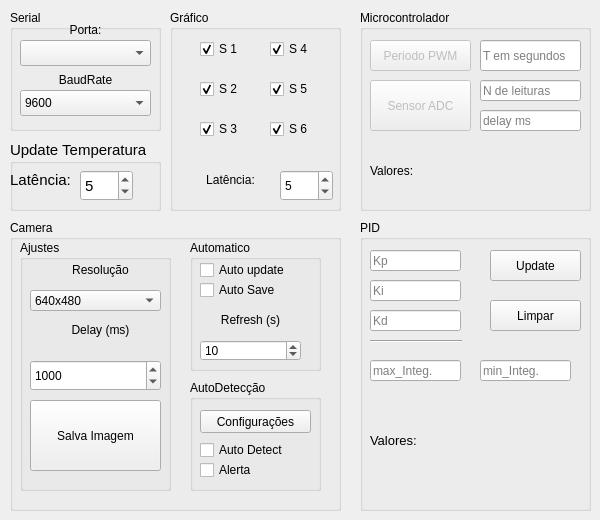
    <widget class="QWidget" name="Config">
     <attribute name="title">
      <string>Ajustes</string>
     </attribute>
     <widget class="QGroupBox" name="groupBox_13">
      <property name="geometry">
       <rect>
        <x>10</x>
        <y>10</y>
        <width>151</width>
        <height>121</height>
       </rect>
      </property>
      <property name="title">
       <string>Serial</string>
      </property>
      <widget class="QLabel" name="label">
       <property name="geometry">
        <rect>
         <x>10</x>
         <y>10</y>
         <width>131</width>
         <height>20</height>
        </rect>
       </property>
       <property name="text">
        <string>Porta:</string>
       </property>
       <property name="alignment">
        <set>Qt::AlignCenter</set>
       </property>
      </widget>
      <widget class="QLabel" name="label_2">
       <property name="geometry">
        <rect>
         <x>10</x>
         <y>60</y>
         <width>131</width>
         <height>20</height>
        </rect>
       </property>
       <property name="text">
        <string>BaudRate</string>
       </property>
       <property name="alignment">
        <set>Qt::AlignCenter</set>
       </property>
      </widget>
      <widget class="QComboBox" name="comboBox_portaSerial">
       <property name="geometry">
        <rect>
         <x>10</x>
         <y>30</y>
         <width>131</width>
         <height>26</height>
        </rect>
       </property>
      </widget>
      <widget class="QComboBox" name="comboBox_baudRate">
       <property name="geometry">
        <rect>
         <x>10</x>
         <y>80</y>
         <width>131</width>
         <height>26</height>
        </rect>
       </property>
       <property name="currentIndex">
        <number>1</number>
       </property>
       <item>
        <property name="text">
         <string>4800</string>
        </property>
       </item>
       <item>
        <property name="text">
         <string>9600</string>
        </property>
       </item>
       <item>
        <property name="text">
         <string>14400</string>
        </property>
       </item>
       <item>
        <property name="text">
         <string>19200</string>
        </property>
       </item>
       <item>
        <property name="text">
         <string>57600</string>
        </property>
       </item>
       <item>
        <property name="text">
         <string>115200</string>
        </property>
       </item>
      </widget>
     </widget>
     <widget class="QGroupBox" name="groupBox_14">
      <property name="geometry">
       <rect>
        <x>10</x>
        <y>140</y>
        <width>151</width>
        <height>71</height>
       </rect>
      </property>
      <property name="font">
       <font>
        <pointsize>11</pointsize>
       </font>
      </property>
      <property name="title">
       <string>Update Temperatura</string>
      </property>
      <widget class="QSpinBox" name="spinBox_serialUpdate">
       <property name="geometry">
        <rect>
         <x>70</x>
         <y>30</y>
         <width>53</width>
         <height>31</height>
        </rect>
       </property>
       <property name="minimum">
        <number>1</number>
       </property>
       <property name="singleStep">
        <number>1</number>
       </property>
       <property name="value">
        <number>5</number>
       </property>
      </widget>
      <widget class="QLabel" name="label_3">
       <property name="geometry">
        <rect>
         <x>0</x>
         <y>30</y>
         <width>61</width>
         <height>20</height>
        </rect>
       </property>
       <property name="text">
        <string>Latência:</string>
       </property>
       <property name="alignment">
        <set>Qt::AlignCenter</set>
       </property>
      </widget>
     </widget>
     <widget class="QGroupBox" name="groupBox_3">
      <property name="geometry">
       <rect>
        <x>10</x>
        <y>220</y>
        <width>331</width>
        <height>291</height>
       </rect>
      </property>
      <property name="title">
       <string>Camera</string>
      </property>
      <widget class="QGroupBox" name="groupBox_7">
       <property name="geometry">
        <rect>
         <x>180</x>
         <y>20</y>
         <width>131</width>
         <height>131</height>
        </rect>
       </property>
       <property name="title">
        <string>Automatico</string>
       </property>
       <widget class="QLabel" name="label_14">
        <property name="geometry">
         <rect>
          <x>10</x>
          <y>70</y>
          <width>101</width>
          <height>20</height>
         </rect>
        </property>
        <property name="text">
         <string>Refresh (s)</string>
        </property>
        <property name="alignment">
         <set>Qt::AlignCenter</set>
        </property>
       </widget>
       <widget class="QSpinBox" name="spinBox_cameraRefresh">
        <property name="geometry">
         <rect>
          <x>10</x>
          <y>100</y>
          <width>101</width>
          <height>21</height>
         </rect>
        </property>
        <property name="minimum">
         <number>1</number>
        </property>
        <property name="maximum">
         <number>5000</number>
        </property>
        <property name="singleStep">
         <number>1</number>
        </property>
        <property name="value">
         <number>10</number>
        </property>
       </widget>
       <widget class="QCheckBox" name="checkBox_cameraAutoUpdate">
        <property name="geometry">
         <rect>
          <x>10</x>
          <y>20</y>
          <width>111</width>
          <height>20</height>
         </rect>
        </property>
        <property name="text">
         <string>Auto update</string>
        </property>
       </widget>
       <widget class="QCheckBox" name="checkBox_cameraAutoSave">
        <property name="geometry">
         <rect>
          <x>10</x>
          <y>40</y>
          <width>111</width>
          <height>20</height>
         </rect>
        </property>
        <property name="text">
         <string>Auto Save</string>
        </property>
       </widget>
      </widget>
      <widget class="QGroupBox" name="groupBox_9">
       <property name="geometry">
        <rect>
         <x>180</x>
         <y>160</y>
         <width>131</width>
         <height>111</height>
        </rect>
       </property>
       <property name="title">
        <string>AutoDetecção</string>
       </property>
       <widget class="QPushButton" name="pushButton_10">
        <property name="geometry">
         <rect>
          <x>10</x>
          <y>30</y>
          <width>111</width>
          <height>23</height>
         </rect>
        </property>
        <property name="text">
         <string>Configurações</string>
        </property>
       </widget>
       <widget class="QCheckBox" name="checkBox_12">
        <property name="geometry">
         <rect>
          <x>10</x>
          <y>60</y>
          <width>111</width>
          <height>20</height>
         </rect>
        </property>
        <property name="text">
         <string>Auto Detect</string>
        </property>
       </widget>
       <widget class="QCheckBox" name="checkBox_13">
        <property name="geometry">
         <rect>
          <x>10</x>
          <y>80</y>
          <width>91</width>
          <height>20</height>
         </rect>
        </property>
        <property name="text">
         <string>Alerta</string>
        </property>
       </widget>
      </widget>
      <widget class="QGroupBox" name="groupBox_29">
       <property name="geometry">
        <rect>
         <x>10</x>
         <y>20</y>
         <width>151</width>
         <height>251</height>
        </rect>
       </property>
       <property name="title">
        <string>Ajustes</string>
       </property>
       <widget class="QLabel" name="label_13">
        <property name="geometry">
         <rect>
          <x>30</x>
          <y>80</y>
          <width>101</width>
          <height>20</height>
         </rect>
        </property>
        <property name="text">
         <string>Delay (ms)</string>
        </property>
        <property name="alignment">
         <set>Qt::AlignCenter</set>
        </property>
       </widget>
       <widget class="QSpinBox" name="spinBox_cameraDelay">
        <property name="geometry">
         <rect>
          <x>10</x>
          <y>120</y>
          <width>131</width>
          <height>31</height>
         </rect>
        </property>
        <property name="minimum">
         <number>10</number>
        </property>
        <property name="maximum">
         <number>5000</number>
        </property>
        <property name="singleStep">
         <number>10</number>
        </property>
        <property name="value">
         <number>1000</number>
        </property>
       </widget>
       <widget class="QPushButton" name="pushButton_salvaImagen">
        <property name="geometry">
         <rect>
          <x>10</x>
          <y>160</y>
          <width>131</width>
          <height>71</height>
         </rect>
        </property>
        <property name="text">
         <string>Salva Imagem</string>
        </property>
       </widget>
       <widget class="QLabel" name="label_12">
        <property name="geometry">
         <rect>
          <x>30</x>
          <y>20</y>
          <width>101</width>
          <height>20</height>
         </rect>
        </property>
        <property name="text">
         <string>Resolução</string>
        </property>
        <property name="alignment">
         <set>Qt::AlignCenter</set>
        </property>
       </widget>
       <widget class="QComboBox" name="comboBox_cameraResolucao">
        <property name="geometry">
         <rect>
          <x>10</x>
          <y>50</y>
          <width>131</width>
          <height>21</height>
         </rect>
        </property>
        <property name="currentIndex">
         <number>3</number>
        </property>
        <item>
         <property name="text">
          <string>2592x1944</string>
         </property>
        </item>
        <item>
         <property name="text">
          <string>1296x972</string>
         </property>
        </item>
        <item>
         <property name="text">
          <string>1296x730</string>
         </property>
        </item>
        <item>
         <property name="text">
          <string>640x480</string>
         </property>
        </item>
       </widget>
      </widget>
     </widget>
     <widget class="QGroupBox" name="groupBox_8">
      <property name="geometry">
       <rect>
        <x>170</x>
        <y>10</y>
        <width>171</width>
        <height>201</height>
       </rect>
      </property>
      <property name="title">
       <string>Gráfico</string>
      </property>
      <widget class="QCheckBox" name="checkBox_sensor2">
       <property name="geometry">
        <rect>
         <x>30</x>
         <y>70</y>
         <width>61</width>
         <height>18</height>
        </rect>
       </property>
       <property name="text">
        <string>S 2</string>
       </property>
       <property name="checked">
        <bool>true</bool>
       </property>
      </widget>
      <widget class="QCheckBox" name="checkBox_sensor3">
       <property name="geometry">
        <rect>
         <x>30</x>
         <y>110</y>
         <width>61</width>
         <height>18</height>
        </rect>
       </property>
       <property name="text">
        <string>S 3</string>
       </property>
       <property name="checked">
        <bool>true</bool>
       </property>
      </widget>
      <widget class="QCheckBox" name="checkBox_sensor4">
       <property name="geometry">
        <rect>
         <x>100</x>
         <y>30</y>
         <width>85</width>
         <height>18</height>
        </rect>
       </property>
       <property name="text">
        <string>S 4</string>
       </property>
       <property name="checked">
        <bool>true</bool>
       </property>
      </widget>
      <widget class="QCheckBox" name="checkBox_sensor1">
       <property name="geometry">
        <rect>
         <x>30</x>
         <y>30</y>
         <width>61</width>
         <height>18</height>
        </rect>
       </property>
       <property name="text">
        <string>S 1</string>
       </property>
       <property name="checked">
        <bool>true</bool>
       </property>
      </widget>
      <widget class="QCheckBox" name="checkBox_sensor5">
       <property name="geometry">
        <rect>
         <x>100</x>
         <y>70</y>
         <width>85</width>
         <height>18</height>
        </rect>
       </property>
       <property name="text">
        <string>S 5</string>
       </property>
       <property name="checked">
        <bool>true</bool>
       </property>
      </widget>
      <widget class="QCheckBox" name="checkBox_sensor6">
       <property name="geometry">
        <rect>
         <x>100</x>
         <y>110</y>
         <width>85</width>
         <height>18</height>
        </rect>
       </property>
       <property name="text">
        <string>S 6</string>
       </property>
       <property name="checked">
        <bool>true</bool>
       </property>
      </widget>
      <widget class="QSpinBox" name="spinBox_graficoLatencia">
       <property name="geometry">
        <rect>
         <x>110</x>
         <y>160</y>
         <width>53</width>
         <height>31</height>
        </rect>
       </property>
       <property name="minimum">
        <number>1</number>
       </property>
       <property name="singleStep">
        <number>1</number>
       </property>
       <property name="value">
        <number>5</number>
       </property>
      </widget>
      <widget class="QLabel" name="label_16">
       <property name="geometry">
        <rect>
         <x>30</x>
         <y>160</y>
         <width>61</width>
         <height>20</height>
        </rect>
       </property>
       <property name="text">
        <string>Latência:</string>
       </property>
       <property name="alignment">
        <set>Qt::AlignCenter</set>
       </property>
      </widget>
     </widget>
     <widget class="QGroupBox" name="groupBox_30">
      <property name="geometry">
       <rect>
        <x>360</x>
        <y>10</y>
        <width>231</width>
        <height>201</height>
       </rect>
      </property>
      <property name="title">
       <string>Microcontrolador</string>
      </property>
      <widget class="QPushButton" name="pushButton_periodoPWM">
       <property name="enabled">
        <bool>false</bool>
       </property>
       <property name="geometry">
        <rect>
         <x>10</x>
         <y>30</y>
         <width>101</width>
         <height>31</height>
        </rect>
       </property>
       <property name="text">
        <string>Periodo PWM</string>
       </property>
      </widget>
      <widget class="QLineEdit" name="lineEdit_periodoPWM">
       <property name="geometry">
        <rect>
         <x>120</x>
         <y>30</y>
         <width>101</width>
         <height>31</height>
        </rect>
       </property>
       <property name="inputMask">
        <string/>
       </property>
       <property name="placeholderText">
        <string>T em segundos</string>
       </property>
      </widget>
      <widget class="QPushButton" name="pushButton_leituraAnalogica">
       <property name="enabled">
        <bool>false</bool>
       </property>
       <property name="geometry">
        <rect>
         <x>10</x>
         <y>70</y>
         <width>101</width>
         <height>51</height>
        </rect>
       </property>
       <property name="text">
        <string>Sensor ADC</string>
       </property>
      </widget>
      <widget class="QLineEdit" name="lineEdit_analogicaNleituras">
       <property name="geometry">
        <rect>
         <x>120</x>
         <y>70</y>
         <width>101</width>
         <height>21</height>
        </rect>
       </property>
       <property name="placeholderText">
        <string>N de leituras</string>
       </property>
      </widget>
      <widget class="QLineEdit" name="lineEdit_analogicaDelayms">
       <property name="geometry">
        <rect>
         <x>120</x>
         <y>100</y>
         <width>101</width>
         <height>21</height>
        </rect>
       </property>
       <property name="placeholderText">
        <string>delay ms</string>
       </property>
      </widget>
      <widget class="QLabel" name="label_infoPWM_ADC">
       <property name="geometry">
        <rect>
         <x>10</x>
         <y>140</y>
         <width>211</width>
         <height>41</height>
        </rect>
       </property>
       <property name="text">
        <string>Valores:</string>
       </property>
      </widget>
     </widget>
     <widget class="QGroupBox" name="groupBox_16">
      <property name="geometry">
       <rect>
        <x>360</x>
        <y>220</y>
        <width>231</width>
        <height>291</height>
       </rect>
      </property>
      <property name="title">
       <string>PID</string>
      </property>
      <widget class="QLineEdit" name="lineEdit_kp">
       <property name="geometry">
        <rect>
         <x>10</x>
         <y>30</y>
         <width>91</width>
         <height>21</height>
        </rect>
       </property>
       <property name="inputMask">
        <string/>
       </property>
       <property name="placeholderText">
        <string>Kp </string>
       </property>
      </widget>
      <widget class="QLineEdit" name="lineEdit_ki">
       <property name="geometry">
        <rect>
         <x>10</x>
         <y>60</y>
         <width>91</width>
         <height>21</height>
        </rect>
       </property>
       <property name="placeholderText">
        <string>Ki </string>
       </property>
      </widget>
      <widget class="QLineEdit" name="lineEdit_kd">
       <property name="geometry">
        <rect>
         <x>10</x>
         <y>90</y>
         <width>91</width>
         <height>21</height>
        </rect>
       </property>
       <property name="placeholderText">
        <string>Kd </string>
       </property>
      </widget>
      <widget class="QLineEdit" name="lineEdit_maxIntegrador">
       <property name="geometry">
        <rect>
         <x>10</x>
         <y>140</y>
         <width>91</width>
         <height>21</height>
        </rect>
       </property>
       <property name="inputMask">
        <string/>
       </property>
       <property name="placeholderText">
        <string>max_Integ.</string>
       </property>
      </widget>
      <widget class="QLineEdit" name="lineEdit_minIntegrador">
       <property name="geometry">
        <rect>
         <x>120</x>
         <y>140</y>
         <width>91</width>
         <height>21</height>
        </rect>
       </property>
       <property name="placeholderText">
        <string>min_Integ.</string>
       </property>
      </widget>
      <widget class="QPushButton" name="pushButton_pidUpdate">
       <property name="geometry">
        <rect>
         <x>130</x>
         <y>30</y>
         <width>91</width>
         <height>31</height>
        </rect>
       </property>
       <property name="text">
        <string>Update</string>
       </property>
      </widget>
      <widget class="QLabel" name="label_infoPID">
       <property name="geometry">
        <rect>
         <x>10</x>
         <y>180</y>
         <width>211</width>
         <height>81</height>
        </rect>
       </property>
       <property name="font">
        <font>
         <pointsize>10</pointsize>
        </font>
       </property>
       <property name="text">
        <string>Valores:</string>
       </property>
      </widget>
      <widget class="QLabel" name="label_infoPID_2">
       <property name="geometry">
        <rect>
         <x>20</x>
         <y>-60</y>
         <width>211</width>
         <height>41</height>
        </rect>
       </property>
       <property name="text">
        <string/>
       </property>
      </widget>
      <widget class="QPushButton" name="pushButton_pid_limpar">
       <property name="geometry">
        <rect>
         <x>130</x>
         <y>80</y>
         <width>91</width>
         <height>31</height>
        </rect>
       </property>
       <property name="text">
        <string>Limpar</string>
       </property>
      </widget>
      <widget class="Line" name="line_3">
       <property name="geometry">
        <rect>
         <x>10</x>
         <y>120</y>
         <width>92</width>
         <height>3</height>
        </rect>
       </property>
       <property name="orientation">
        <enum>Qt::Horizontal</enum>
       </property>
      </widget>
     </widget>
    </widget>
